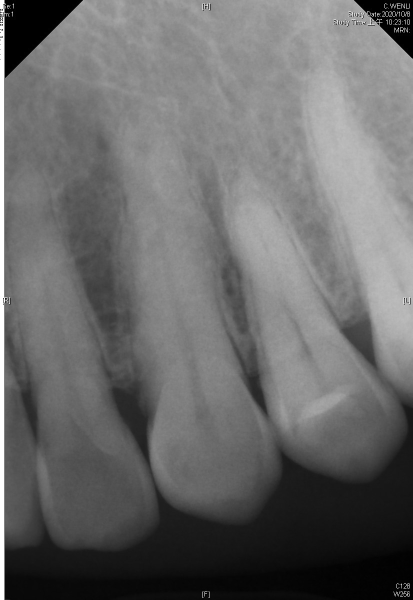
#> input picture Image_Processing/python_灰階_高斯模糊_邊緣檢測_膨脹侵蝕_HSV圖像篩選器/11.jpg, 825 x 1200 px (shown at 1/2 size)
$ python tutorial3.py
#> lines starting #> are read from the running program, lines starting #| are printed output that depends on the picture; after the words box and inside, x2 and y2 are one past the last pixel; in counts of white or black regions, pixels touching at a corner belong together
import cv2
import numpy as np

kernel = np.ones((5, 5), np.uint8)
kernel1 = np.ones((5, 5), np.uint8)

# img = cv2.imread('colorcolor.jpg')
img = cv2.imread('11.jpg')
#> img is the input picture: shape (1200, 825, 3); min 0, max 255, mean 106.2
img = cv2.resize(img, (0, 0), fx=0.5, fy=0.5)
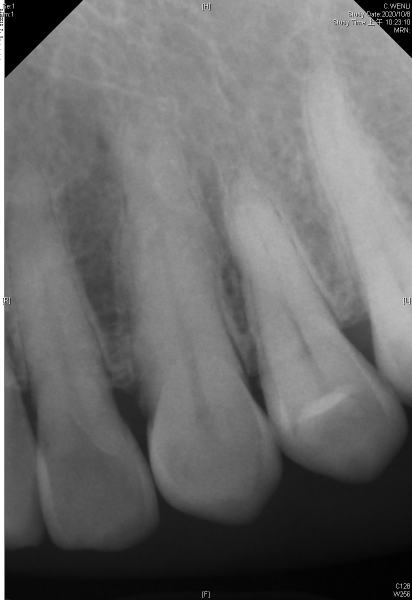
#> img: shape (600, 412, 3); min 0, max 255, mean 106.4

# 將彩色圖像轉換為灰度圖像
gray = cv2.cvtColor(img, cv2.COLOR_BGR2GRAY)

# 對圖像進行高斯模糊。這有助於減少圖像中的噪聲，使後續的處理更準確。
# (15, 15) 是高斯核的大小，表示模糊的程度。
# 10 是標準差，控制模糊的程度。
blur = cv2.GaussianBlur(img, (15, 15), 10)
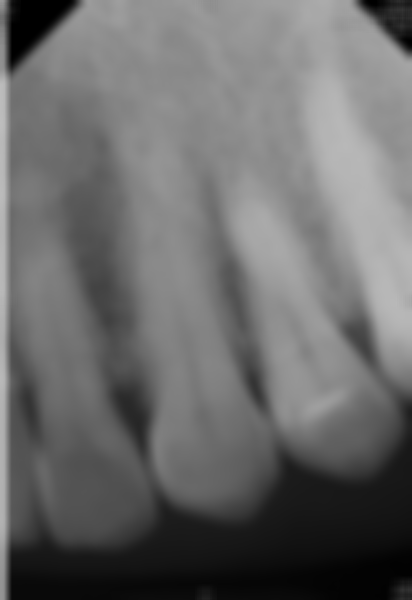
#> blur: shape (600, 412, 3); min 0, max 190, mean 106.3

# 使用Canny邊緣檢測器來檢測圖像的邊緣。
# 200 和 250 是Canny演算法中的低閾值和高閾值，用於確定邊緣的強度。
canny = cv2.Canny(img, 30, 70)
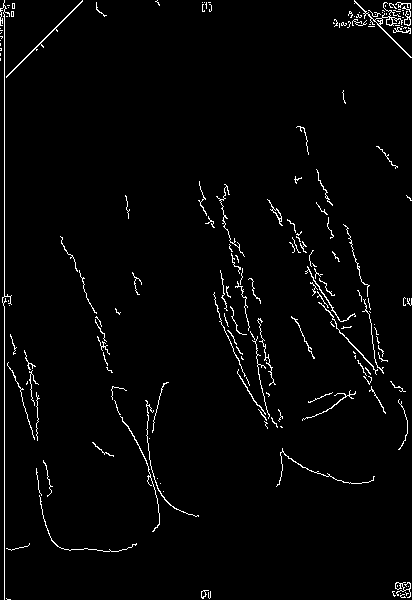
#> canny: shape (600, 412); 2.3% white in thin lines or dots

# 對Canny邊緣檢測結果進行膨脹操作。這有助於連接邊緣，填充邊緣之間的空隙。
# kernel 是膨脹操作的核（矩陣），iterations=1 表示執行一次膨脹。
dilate = cv2.dilate(canny, kernel, iterations=1)
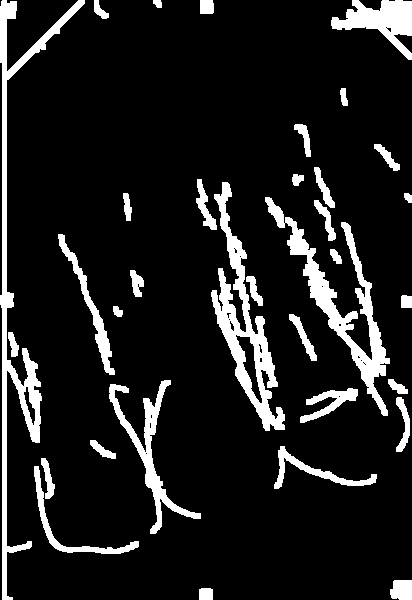
#> dilate: shape (600, 412); 11.7% white; 34 white regions, largest, box (x1, y1, x2, y2) and area: (0, 0, 85, 600) 5704, (211, 182, 285, 431) 4835, (265, 197, 390, 416) 4689

# 膨脹後的圖像進行侵蝕操作。這有助於消除小的噪聲和細小的不連續區域。
# kernel1 是侵蝕操作的核，iterations=1 表示執行一次侵蝕。
erode = cv2.erode(dilate, kernel1, iterations=1)
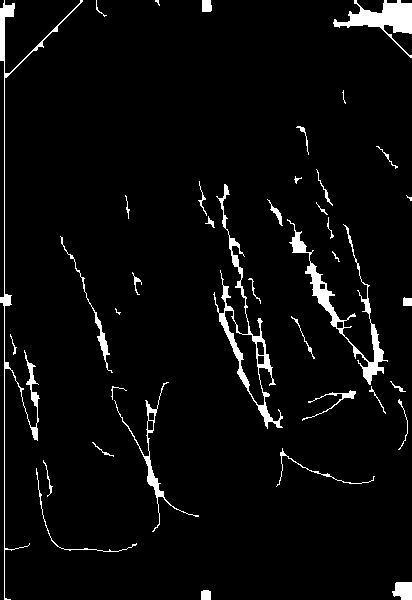
#> erode: shape (600, 412); 4.1% white; 39 white regions (4 under 20 px), largest, box (x1, y1, x2, y2) and area: (287, 219, 388, 385) 1855, (213, 184, 283, 429) 1848, (0, 0, 83, 600) 1726


cv2.imshow('img', img)
#cv2.imshow('gray', gray)
#cv2.imshow('blur', blur)
cv2.imshow('canny', canny)
#cv2.imshow('dilate', dilate)
#cv2.imshow('erode', erode)
cv2.waitKey(0)
